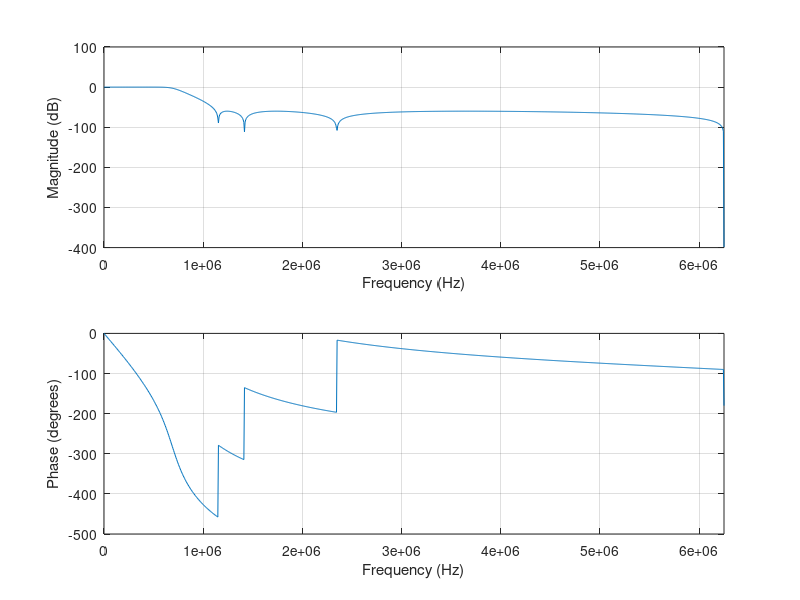

Source code (MATLAB): (Note: this script raises an error after producing the figure.)
clc;
clear all;
close all;
% 问题一:零点存在负数会爆炸，可能是零点位宽有问题
    % 确实是零点位宽问题，那么如果修改了位宽，是否没问题了呢,是位宽问题
% 问题二:零点滤波既然可以滤除高频，为何需要极点
    % 对于低阶的滤波器而言，零点即可直接滤波了，对于带阻，高阶低通滤波器等，就需要两者配合
% 问题三，在verilog仿真，如果是单波进入，位宽会爆炸
    % 输入的时候减小输入即可
% 问题四，乘法器占用资源
    % 可以用移位和加法器的方式优化（资源够可以乱搞）
%% 
% 设定采样率和时间范围
Fs = 12.5*10^6;      % 采样率为 
N = 1024;          % 采样点数
t = 0:1/Fs:(N-1)/Fs; 
f1 = 500e3;            % 200Hz
f2 = 4e6;            % 400Hz
fc = 1.125*10^6;     % 滤波器截止频率
fc_dB = 60;          % 阻带分贝
Jie  = 7 ;           % 滤波器阶数
Bn = 9;             % 系数量化
% 生成叠加信号
signal =sin(2*pi*f1*t)+ sin(2*pi*f2*t);
plot(signal);

% 生成切比雪夫滤波器
[b,a] = cheby2(Jie, fc_dB ,fc/(Fs/2));
freqz(b,a,1024,Fs); % 绘制频率响应图
pzmap(b,a);         % 绘制零极点图
filter_lp_s = filter(b,a,signal);
plot(filter_lp_s);
% 系数量化
b_coe = round(b.*(2^Bn))
a_coe = round(a.*(2^Bn))


